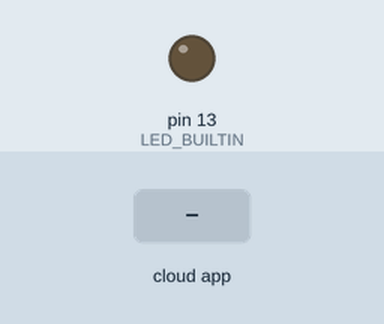
The sketch below on a simulated Arduino Mega 2560, built with avr-gcc and run on an emulated ATmega2560. On the bench: output pins drawn as LEDs (lit = HIGH). The test bench sets the inputs (shaded band). The ROS host is connected and sends only what is stated.

Above: at 1.3 s.
1.4 s: the phone or cloud app sets led to 1
At 1.9 s:
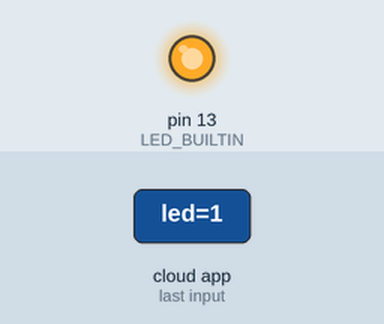
3.0 s: the phone or cloud app sets led to 0
At 4.3 s:
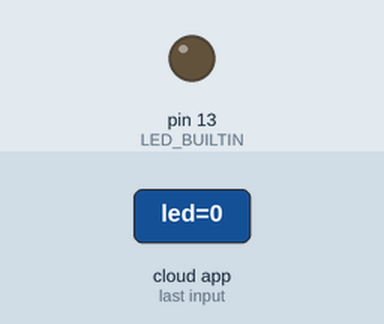
Timing chart, 0 to 6.0 s (numbered marks = the images above; inputs shaded):
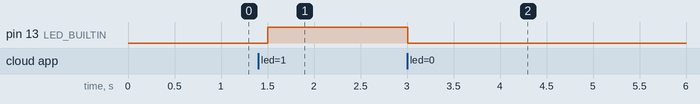

Measured:
- after the input at 1.4 s, pin 13 (LED_BUILTIN): LOW → HIGH after 0.10 s
- after the input at 3.0 s, pin 13 (LED_BUILTIN): HIGH → LOW at once

The sketch:

main.ino
```cpp
#include <ros.h>
#include <std_msgs/String.h>
#include <std_msgs/Bool.h>

ros::NodeHandle  nh;
std_msgs::String str_msg;
ros::Publisher chatter("chatter", &str_msg);
char hello[13] = "hello world!";

void led_cb(const std_msgs::Bool& msg){
  if(msg.data)digitalWrite(13, HIGH);
  else digitalWrite(13, LOW);
}
ros::Subscriber<std_msgs::Bool> sub0("led", &led_cb);

void setup()
{
  nh.initNode();
  nh.advertise(chatter);
  nh.subscribe(sub0);

  pinMode(LED_BUILTIN, OUTPUT);
  pinMode(13, OUTPUT);
}

void loop()
{
  str_msg.data = hello;
  chatter.publish( &str_msg );
  nh.spinOnce();
  delay(500);
}
```
